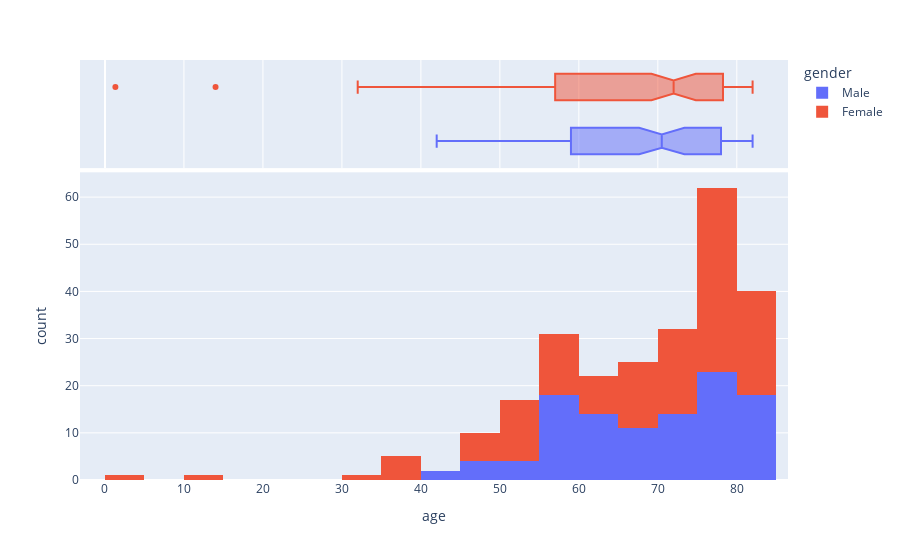

Notebook source saved alongside this figure:
### Code cell
fig = px.histogram(df[df['stroke']==1], x='age',color='gender',marginal='box')
fig.show()

### Figure 1 — Plotly figure (JSON) as saved in the notebook; plotly's stock layout.template omitted (floating-point values rounded to 4 significant figures; data arrays with more than 128 entries replaced by an {"elided": "..."} marker saying what was removed)
{"data": [{"alignmentgroup": "True", "bingroup": "x", "hovertemplate": "gender=Male<br>age=%{x}<br>count=%{y}<extra></extra>", "legendgroup": "Male", "marker": {"color": "#636efa", "pattern": {"shape": ""}}, "name": "Male", "offsetgroup": "Male", "orientation": "v", "showlegend": true, "type": "histogram", "x": [67, 80, 81, 74, 78, 64, 75, 57, 82, 71, 80, 58, 69, 59, 57, 42, 80, 48, 74, 58, 78, 54, 82, 60, 76, 81, 78, 63, 78, 73, 75, 78, 76, 59, 63, 80, 43, 59, 58, 54, 61, 47, 74, 81, 45, 58, 57, 64, 58, 79, 80, 71, 61, 74, 80, 56, 78, 82, 69, 76, 76, 82, 66, 65, 68, 68, 71, 78, 79, 81, 64, 72, 78, 81, 59, 61, 63, 63, 82, 61, 51, 59, 68, 59, 70, 69, 79, 74, 80, 54, 78, 78, 63, 78, 73, 81, 79, 49, 74, 78, 57, 77, 60, 66, 57, 68, 57, 71], "xaxis": "x", "yaxis": "y"}, {"alignmentgroup": "True", "hovertemplate": "gender=Male<br>age=%{x}<extra></extra>", "legendgroup": "Male", "marker": {"color": "#636efa"}, "name": "Male", "notched": true, "offsetgroup": "Male", "showlegend": false, "type": "box", "x": [67, 80, 81, 74, 78, 64, 75, 57, 82, 71, 80, 58, 69, 59, 57, 42, 80, 48, 74, 58, 78, 54, 82, 60, 76, 81, 78, 63, 78, 73, 75, 78, 76, 59, 63, 80, 43, 59, 58, 54, 61, 47, 74, 81, 45, 58, 57, 64, 58, 79, 80, 71, 61, 74, 80, 56, 78, 82, 69, 76, 76, 82, 66, 65, 68, 68, 71, 78, 79, 81, 64, 72, 78, 81, 59, 61, 63, 63, 82, 61, 51, 59, 68, 59, 70, 69, 79, 74, 80, 54, 78, 78, 63, 78, 73, 81, 79, 49, 74, 78, 57, 77, 60, 66, 57, 68, 57, 71], "xaxis": "x2", "yaxis": "y2"}, {"alignmentgroup": "True", "bingroup": "x", "hovertemplate": "gender=Female<br>age=%{x}<br>count=%{y}<extra></extra>", "legendgroup": "Female", "marker": {"color": "#EF553B", "pattern": {"shape": ""}}, "name": "Female", "offsetgroup": "Female", "orientation": "v", "showlegend": true, "type": "histogram", "x": {"elided": "141 float values"}, "xaxis": "x", "yaxis": "y"}, {"alignmentgroup": "True", "hovertemplate": "gender=Female<br>age=%{x}<extra></extra>", "legendgroup": "Female", "marker": {"color": "#EF553B"}, "name": "Female", "notched": true, "offsetgroup": "Female", "showlegend": false, "type": "box", "x": {"elided": "141 float values"}, "xaxis": "x2", "yaxis": "y2"}], "layout": {"barmode": "relative", "legend": {"title": {"text": "gender"}, "tracegroupgap": 0}, "margin": {"t": 60}, "xaxis": {"anchor": "y", "domain": [0, 1], "title": {"text": "age"}}, "xaxis2": {"anchor": "y2", "domain": [0, 1], "matches": "x", "showgrid": true, "showticklabels": false}, "yaxis": {"anchor": "x", "domain": [0, 0.7326], "title": {"text": "count"}}, "yaxis2": {"anchor": "x2", "domain": [0.7426, 1], "matches": "y2", "showgrid": false, "showline": false, "showticklabels": false, "ticks": ""}}}
